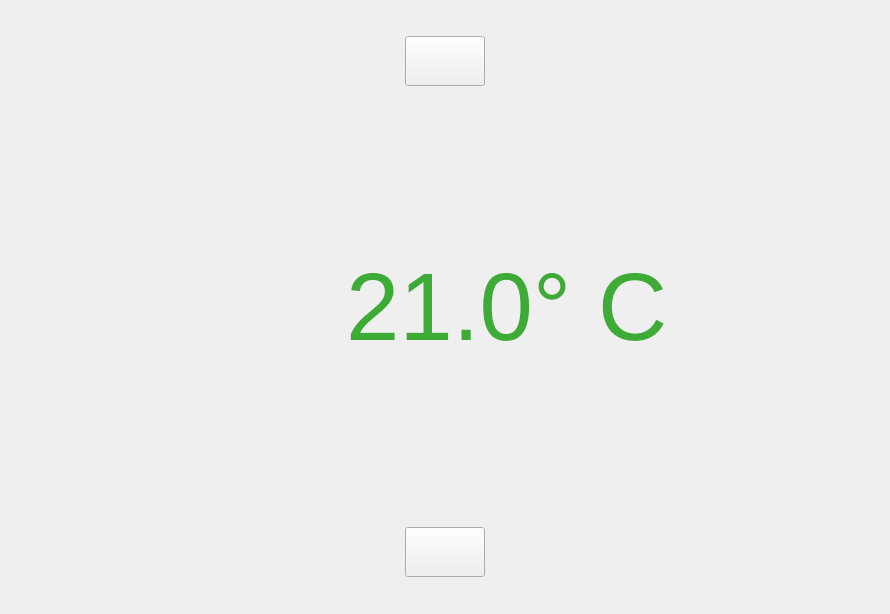
<?xml version="1.0" encoding="UTF-8"?>
<ui version="4.0">
 <class>Settings_Edit</class>
 <widget class="QWidget" name="Settings_Edit">
  <property name="geometry">
   <rect>
    <x>0</x>
    <y>0</y>
    <width>890</width>
    <height>614</height>
   </rect>
  </property>
  <property name="windowTitle">
   <string>Form</string>
  </property>
  <layout class="QVBoxLayout" name="verticalLayout_2">
   <property name="spacing">
    <number>0</number>
   </property>
   <property name="leftMargin">
    <number>0</number>
   </property>
   <property name="topMargin">
    <number>0</number>
   </property>
   <property name="rightMargin">
    <number>0</number>
   </property>
   <property name="bottomMargin">
    <number>0</number>
   </property>
   <item>
    <widget class="QWidget" name="content" native="true">
     <layout class="QVBoxLayout" name="verticalLayout">
      <property name="spacing">
       <number>0</number>
      </property>
      <property name="leftMargin">
       <number>0</number>
      </property>
      <property name="topMargin">
       <number>0</number>
      </property>
      <property name="rightMargin">
       <number>0</number>
      </property>
      <property name="bottomMargin">
       <number>0</number>
      </property>
      <item>
       <widget class="QWidget" name="header" native="true">
        <property name="sizePolicy">
         <sizepolicy hsizetype="Preferred" vsizetype="Preferred">
          <horstretch>0</horstretch>
          <verstretch>1</verstretch>
         </sizepolicy>
        </property>
        <layout class="QHBoxLayout" name="horizontalLayout_2">
         <property name="spacing">
          <number>0</number>
         </property>
         <property name="leftMargin">
          <number>0</number>
         </property>
         <property name="topMargin">
          <number>0</number>
         </property>
         <property name="rightMargin">
          <number>0</number>
         </property>
         <property name="bottomMargin">
          <number>0</number>
         </property>
         <item>
          <spacer name="horizontalSpacer">
           <property name="orientation">
            <enum>Qt::Horizontal</enum>
           </property>
           <property name="sizeHint" stdset="0">
            <size>
             <width>40</width>
             <height>20</height>
            </size>
           </property>
          </spacer>
         </item>
         <item>
          <widget class="QPushButton" name="upArrow">
           <property name="minimumSize">
            <size>
             <width>80</width>
             <height>50</height>
            </size>
           </property>
           <property name="styleSheet">
            <string notr="true">border-image: url(:/images/images/arrow-up.png) 0 0 0 0 stretch stretch;</string>
           </property>
           <property name="text">
            <string/>
           </property>
          </widget>
         </item>
         <item>
          <spacer name="horizontalSpacer_2">
           <property name="orientation">
            <enum>Qt::Horizontal</enum>
           </property>
           <property name="sizeHint" stdset="0">
            <size>
             <width>40</width>
             <height>20</height>
            </size>
           </property>
          </spacer>
         </item>
        </layout>
       </widget>
      </item>
      <item>
       <widget class="QWidget" name="middleContent" native="true">
        <property name="sizePolicy">
         <sizepolicy hsizetype="Preferred" vsizetype="Preferred">
          <horstretch>0</horstretch>
          <verstretch>3</verstretch>
         </sizepolicy>
        </property>
        <layout class="QHBoxLayout" name="horizontalLayout">
         <property name="spacing">
          <number>0</number>
         </property>
         <property name="leftMargin">
          <number>0</number>
         </property>
         <property name="topMargin">
          <number>40</number>
         </property>
         <property name="rightMargin">
          <number>0</number>
         </property>
         <property name="bottomMargin">
          <number>40</number>
         </property>
         <item>
          <spacer name="horizontalSpacer_5">
           <property name="orientation">
            <enum>Qt::Horizontal</enum>
           </property>
           <property name="sizeHint" stdset="0">
            <size>
             <width>40</width>
             <height>20</height>
            </size>
           </property>
          </spacer>
         </item>
         <item>
          <widget class="QLabel" name="houseImage">
           <property name="minimumSize">
            <size>
             <width>84</width>
             <height>75</height>
            </size>
           </property>
           <property name="maximumSize">
            <size>
             <width>84</width>
             <height>75</height>
            </size>
           </property>
           <property name="styleSheet">
            <string notr="true">border-image: url(:/images/images/house-icon.png) 0 0 0 0 stretch stretch;</string>
           </property>
           <property name="text">
            <string/>
           </property>
          </widget>
         </item>
         <item>
          <widget class="QLabel" name="temp">
           <property name="styleSheet">
            <string notr="true">color:#3EAB36;
font-size:72pt;
text-align:center;
margin-left:40px;</string>
           </property>
           <property name="text">
            <string>21.0° C</string>
           </property>
          </widget>
         </item>
         <item>
          <spacer name="horizontalSpacer_6">
           <property name="orientation">
            <enum>Qt::Horizontal</enum>
           </property>
           <property name="sizeHint" stdset="0">
            <size>
             <width>40</width>
             <height>20</height>
            </size>
           </property>
          </spacer>
         </item>
        </layout>
       </widget>
      </item>
      <item>
       <widget class="QWidget" name="footer" native="true">
        <property name="sizePolicy">
         <sizepolicy hsizetype="Preferred" vsizetype="Preferred">
          <horstretch>0</horstretch>
          <verstretch>1</verstretch>
         </sizepolicy>
        </property>
        <layout class="QHBoxLayout" name="horizontalLayout_3">
         <property name="spacing">
          <number>0</number>
         </property>
         <property name="leftMargin">
          <number>0</number>
         </property>
         <property name="topMargin">
          <number>0</number>
         </property>
         <property name="rightMargin">
          <number>0</number>
         </property>
         <property name="bottomMargin">
          <number>0</number>
         </property>
         <item>
          <spacer name="horizontalSpacer_3">
           <property name="orientation">
            <enum>Qt::Horizontal</enum>
           </property>
           <property name="sizeHint" stdset="0">
            <size>
             <width>40</width>
             <height>20</height>
            </size>
           </property>
          </spacer>
         </item>
         <item>
          <widget class="QPushButton" name="downArrow">
           <property name="minimumSize">
            <size>
             <width>80</width>
             <height>50</height>
            </size>
           </property>
           <property name="styleSheet">
            <string notr="true">border-image: url(:/images/images/arrow-down.png) 0 0 0 0 stretch stretch;</string>
           </property>
           <property name="text">
            <string/>
           </property>
          </widget>
         </item>
         <item>
          <spacer name="horizontalSpacer_4">
           <property name="orientation">
            <enum>Qt::Horizontal</enum>
           </property>
           <property name="sizeHint" stdset="0">
            <size>
             <width>40</width>
             <height>20</height>
            </size>
           </property>
          </spacer>
         </item>
        </layout>
       </widget>
      </item>
     </layout>
    </widget>
   </item>
  </layout>
 </widget>
 <resources/>
 <connections/>
</ui>
